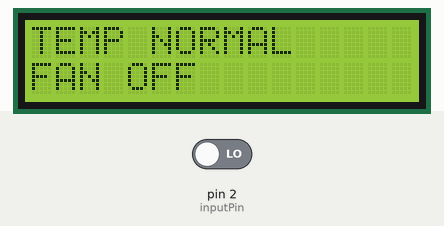
Recording of a sketch running on a simulated Arduino Uno, built with avr-gcc and run on an emulated ATmega328P. On the bench: 16×2 character LCD. Inputs (shaded band) come from the test bench; at power-on: pin 2 (inputPin) LOW.

Above: at 3.2 s.
3.3 s: pin 2 (inputPin) driven HIGH
At 4.8 s:
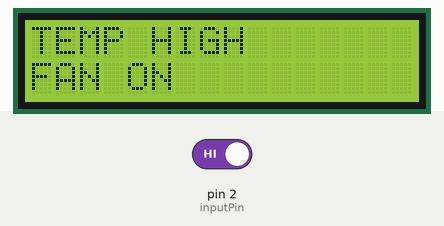
5.1 s: pin 2 (inputPin) driven LOW
At 5.8 s:
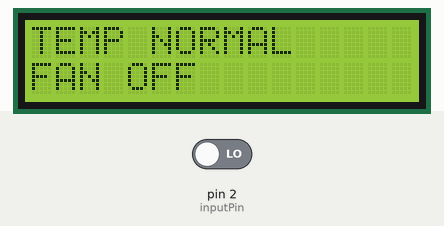
Timing chart, 0 to 8.1 s (numbered marks = the images above; inputs shaded):
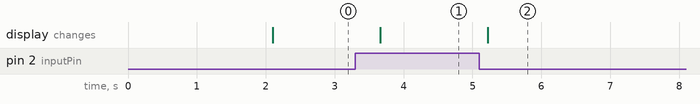

The sketch:

temp_display.ino
```cpp
// Temperature indication using relay input and LCD (I2C)

#include <Wire.h>
#include <LiquidCrystal_I2C.h>

LiquidCrystal_I2C lcd(0x27, 16, 2);

int inputPin = 2;  // Relay output connected to pin 2

void setup() {
  pinMode(inputPin, INPUT);

  lcd.init();
  lcd.backlight();

  lcd.setCursor(0, 0);
  lcd.print("System Starting");
  delay(2000);
  lcd.clear();
}

void loop() {

  int state = digitalRead(inputPin); // Read relay status

  lcd.clear();

  if (state == HIGH) {
    lcd.setCursor(0, 0);
    lcd.print("TEMP HIGH");

    lcd.setCursor(0, 1);
    lcd.print("FAN ON");   // Just indication
  }
  else {
    lcd.setCursor(0, 0);
    lcd.print("TEMP NORMAL");

    lcd.setCursor(0, 1);
    lcd.print("FAN OFF");  // Just indication
  }

  delay(500);
}
```

Measured:
- after the input at 3.3 s, the display: changes after 0.36 s (image 1)
- after the input at 5.1 s, the display: changes after 0.12 s (image 2)
